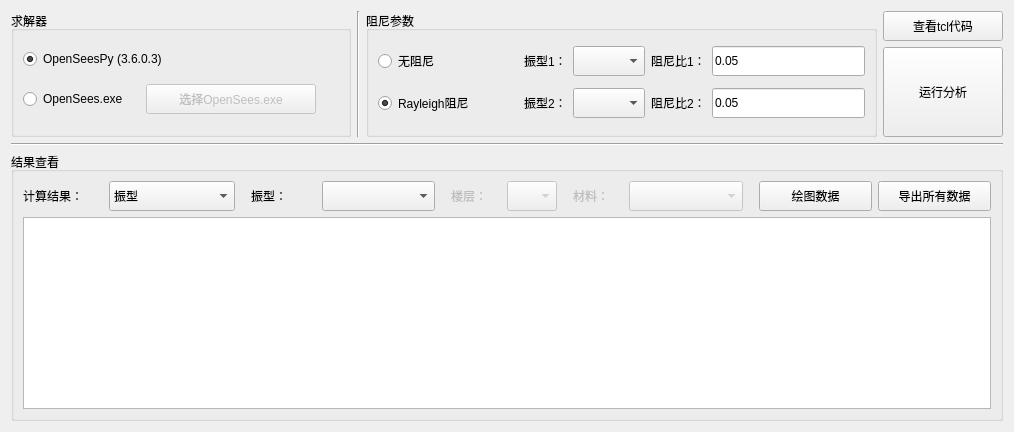
      <widget class="QWidget" name="tab_3">
       <attribute name="title">
        <string>时程分析</string>
       </attribute>
       <layout class="QVBoxLayout" name="verticalLayout_15">
        <item>
         <layout class="QVBoxLayout" name="verticalLayout_13" stretch="0,0,1">
          <item>
           <layout class="QHBoxLayout" name="horizontalLayout_11" stretch="2,0,3,0">
            <item>
             <widget class="QGroupBox" name="groupBox_5">
              <property name="title">
               <string>求解器</string>
              </property>
              <layout class="QVBoxLayout" name="verticalLayout_6" stretch="0,0">
               <item>
                <widget class="QRadioButton" name="radioButton">
                 <property name="text">
                  <string>OpenSeesPy (3.6.0.3)</string>
                 </property>
                 <property name="checked">
                  <bool>true</bool>
                 </property>
                </widget>
               </item>
               <item>
                <layout class="QHBoxLayout" name="horizontalLayout_10" stretch="0,1,0,2">
                 <item>
                  <widget class="QRadioButton" name="radioButton_2">
                   <property name="text">
                    <string>OpenSees.exe</string>
                   </property>
                  </widget>
                 </item>
                 <item>
                  <spacer name="horizontalSpacer_10">
                   <property name="orientation">
                    <enum>Qt::Horizontal</enum>
                   </property>
                   <property name="sizeHint" stdset="0">
                    <size>
                     <width>40</width>
                     <height>20</height>
                    </size>
                   </property>
                  </spacer>
                 </item>
                 <item>
                  <widget class="QPushButton" name="pushButton_18">
                   <property name="enabled">
                    <bool>false</bool>
                   </property>
                   <property name="minimumSize">
                    <size>
                     <width>170</width>
                     <height>30</height>
                    </size>
                   </property>
                   <property name="text">
                    <string>选择OpenSees.exe</string>
                   </property>
                  </widget>
                 </item>
                 <item>
                  <spacer name="horizontalSpacer_9">
                   <property name="orientation">
                    <enum>Qt::Horizontal</enum>
                   </property>
                   <property name="sizeHint" stdset="0">
                    <size>
                     <width>40</width>
                     <height>20</height>
                    </size>
                   </property>
                  </spacer>
                 </item>
                </layout>
               </item>
              </layout>
             </widget>
            </item>
            <item>
             <widget class="Line" name="line_5">
              <property name="orientation">
               <enum>Qt::Vertical</enum>
              </property>
             </widget>
            </item>
            <item>
             <widget class="QGroupBox" name="groupBox_6">
              <property name="title">
               <string>阻尼参数</string>
              </property>
              <layout class="QGridLayout" name="gridLayout_3" columnstretch="0,0,0,0,0">
               <item row="1" column="0">
                <widget class="QRadioButton" name="radioButton_4">
                 <property name="minimumSize">
                  <size>
                   <width>140</width>
                   <height>0</height>
                  </size>
                 </property>
                 <property name="text">
                  <string>Rayleigh阻尼</string>
                 </property>
                 <property name="checked">
                  <bool>true</bool>
                 </property>
                </widget>
               </item>
               <item row="0" column="4">
                <widget class="QLineEdit" name="lineEdit_3">
                 <property name="minimumSize">
                  <size>
                   <width>0</width>
                   <height>30</height>
                  </size>
                 </property>
                 <property name="text">
                  <string>0.05</string>
                 </property>
                </widget>
               </item>
               <item row="0" column="3">
                <widget class="QLabel" name="label_20">
                 <property name="text">
                  <string>阻尼比1：</string>
                 </property>
                </widget>
               </item>
               <item row="0" column="1">
                <widget class="QLabel" name="label_18">
                 <property name="text">
                  <string>振型1：</string>
                 </property>
                </widget>
               </item>
               <item row="1" column="1">
                <widget class="QLabel" name="label_19">
                 <property name="text">
                  <string>振型2：</string>
                 </property>
                </widget>
               </item>
               <item row="0" column="2">
                <widget class="QComboBox" name="comboBox_3">
                 <property name="minimumSize">
                  <size>
                   <width>0</width>
                   <height>30</height>
                  </size>
                 </property>
                </widget>
               </item>
               <item row="1" column="2">
                <widget class="QComboBox" name="comboBox_4">
                 <property name="minimumSize">
                  <size>
                   <width>0</width>
                   <height>30</height>
                  </size>
                 </property>
                </widget>
               </item>
               <item row="1" column="3">
                <widget class="QLabel" name="label_21">
                 <property name="text">
                  <string>阻尼比2：</string>
                 </property>
                </widget>
               </item>
               <item row="0" column="0">
                <widget class="QRadioButton" name="radioButton_3">
                 <property name="text">
                  <string>无阻尼</string>
                 </property>
                </widget>
               </item>
               <item row="1" column="4">
                <widget class="QLineEdit" name="lineEdit_5">
                 <property name="minimumSize">
                  <size>
                   <width>0</width>
                   <height>30</height>
                  </size>
                 </property>
                 <property name="text">
                  <string>0.05</string>
                 </property>
                </widget>
               </item>
              </layout>
             </widget>
            </item>
            <item>
             <layout class="QVBoxLayout" name="verticalLayout_11" stretch="1,4">
              <item>
               <widget class="QPushButton" name="pushButton_20">
                <property name="minimumSize">
                 <size>
                  <width>120</width>
                  <height>30</height>
                 </size>
                </property>
                <property name="maximumSize">
                 <size>
                  <width>16777215</width>
                  <height>16777215</height>
                 </size>
                </property>
                <property name="text">
                 <string>查看tcl代码</string>
                </property>
               </widget>
              </item>
              <item>
               <widget class="QPushButton" name="pushButton_19">
                <property name="minimumSize">
                 <size>
                  <width>120</width>
                  <height>90</height>
                 </size>
                </property>
                <property name="maximumSize">
                 <size>
                  <width>16777215</width>
                  <height>16777215</height>
                 </size>
                </property>
                <property name="text">
                 <string>运行分析</string>
                </property>
               </widget>
              </item>
             </layout>
            </item>
           </layout>
          </item>
          <item>
           <widget class="Line" name="line_6">
            <property name="orientation">
             <enum>Qt::Horizontal</enum>
            </property>
           </widget>
          </item>
          <item>
           <widget class="QGroupBox" name="groupBox_7">
            <property name="title">
             <string>结果查看</string>
            </property>
            <layout class="QHBoxLayout" name="horizontalLayout_12">
             <item>
              <layout class="QVBoxLayout" name="verticalLayout_12">
               <item>
                <layout class="QHBoxLayout" name="horizontalLayout_13" stretch="1,1,0,1,1,0,1,1,0,1,1,0,1,1">
                 <item>
                  <widget class="QLabel" name="label_22">
                   <property name="maximumSize">
                    <size>
                     <width>80</width>
                     <height>16777215</height>
                    </size>
                   </property>
                   <property name="text">
                    <string>计算结果：</string>
                   </property>
                  </widget>
                 </item>
                 <item>
                  <widget class="QComboBox" name="comboBox_5">
                   <property name="minimumSize">
                    <size>
                     <width>0</width>
                     <height>30</height>
                    </size>
                   </property>
                   <item>
                    <property name="text">
                     <string>振型</string>
                    </property>
                   </item>
                   <item>
                    <property name="text">
                     <string>相对位移</string>
                    </property>
                   </item>
                   <item>
                    <property name="text">
                     <string>相对速度</string>
                    </property>
                   </item>
                   <item>
                    <property name="text">
                     <string>相对加速度</string>
                    </property>
                   </item>
                   <item>
                    <property name="text">
                     <string>最大层间位移</string>
                    </property>
                   </item>
                   <item>
                    <property name="text">
                     <string>最大层间残余位移</string>
                    </property>
                   </item>
                   <item>
                    <property name="text">
                     <string>绝对位移</string>
                    </property>
                   </item>
                   <item>
                    <property name="text">
                     <string>绝对速度</string>
                    </property>
                   </item>
                   <item>
                    <property name="text">
                     <string>绝对加速度</string>
                    </property>
                   </item>
                   <item>
                    <property name="text">
                     <string>绝对加速度包络</string>
                    </property>
                   </item>
                   <item>
                    <property name="text">
                     <string>楼层剪力</string>
                    </property>
                   </item>
                   <item>
                    <property name="text">
                     <string>楼层剪力包络</string>
                    </property>
                   </item>
                   <item>
                    <property name="text">
                     <string>底部剪力</string>
                    </property>
                   </item>
                   <item>
                    <property name="text">
                     <string>材料滞回曲线</string>
                    </property>
                   </item>
                  </widget>
                 </item>
                 <item>
                  <spacer name="horizontalSpacer_5">
                   <property name="orientation">
                    <enum>Qt::Horizontal</enum>
                   </property>
                   <property name="sizeHint" stdset="0">
                    <size>
                     <width>10</width>
                     <height>20</height>
                    </size>
                   </property>
                  </spacer>
                 </item>
                 <item>
                  <widget class="QLabel" name="label_25">
                   <property name="maximumSize">
                    <size>
                     <width>65</width>
                     <height>16777215</height>
                    </size>
                   </property>
                   <property name="text">
                    <string>振型：</string>
                   </property>
                  </widget>
                 </item>
                 <item>
                  <widget class="QComboBox" name="comboBox_8">
                   <property name="minimumSize">
                    <size>
                     <width>0</width>
                     <height>30</height>
                    </size>
                   </property>
                  </widget>
                 </item>
                 <item>
                  <spacer name="horizontalSpacer_6">
                   <property name="orientation">
                    <enum>Qt::Horizontal</enum>
                   </property>
                   <property name="sizeHint" stdset="0">
                    <size>
                     <width>10</width>
                     <height>20</height>
                    </size>
                   </property>
                  </spacer>
                 </item>
                 <item>
                  <widget class="QLabel" name="label_23">
                   <property name="enabled">
                    <bool>false</bool>
                   </property>
                   <property name="maximumSize">
                    <size>
                     <width>50</width>
                     <height>16777215</height>
                    </size>
                   </property>
                   <property name="text">
                    <string>楼层：</string>
                   </property>
                  </widget>
                 </item>
                 <item>
                  <widget class="QComboBox" name="comboBox_6">
                   <property name="enabled">
                    <bool>false</bool>
                   </property>
                   <property name="minimumSize">
                    <size>
                     <width>50</width>
                     <height>30</height>
                    </size>
                   </property>
                   <property name="maximumSize">
                    <size>
                     <width>50</width>
                     <height>16777215</height>
                    </size>
                   </property>
                  </widget>
                 </item>
                 <item>
                  <spacer name="horizontalSpacer_7">
                   <property name="orientation">
                    <enum>Qt::Horizontal</enum>
                   </property>
                   <property name="sizeHint" stdset="0">
                    <size>
                     <width>10</width>
                     <height>20</height>
                    </size>
                   </property>
                  </spacer>
                 </item>
                 <item>
                  <widget class="QLabel" name="label_24">
                   <property name="enabled">
                    <bool>false</bool>
                   </property>
                   <property name="maximumSize">
                    <size>
                     <width>50</width>
                     <height>16777215</height>
                    </size>
                   </property>
                   <property name="text">
                    <string>材料：</string>
                   </property>
                  </widget>
                 </item>
                 <item>
                  <widget class="QComboBox" name="comboBox_7">
                   <property name="enabled">
                    <bool>false</bool>
                   </property>
                   <property name="minimumSize">
                    <size>
                     <width>0</width>
                     <height>30</height>
                    </size>
                   </property>
                  </widget>
                 </item>
                 <item>
                  <spacer name="horizontalSpacer_8">
                   <property name="orientation">
                    <enum>Qt::Horizontal</enum>
                   </property>
                   <property name="sizeHint" stdset="0">
                    <size>
                     <width>10</width>
                     <height>20</height>
                    </size>
                   </property>
                  </spacer>
                 </item>
                 <item>
                  <widget class="QPushButton" name="pushButton_21">
                   <property name="minimumSize">
                    <size>
                     <width>0</width>
                     <height>30</height>
                    </size>
                   </property>
                   <property name="text">
                    <string>绘图数据</string>
                   </property>
                  </widget>
                 </item>
                 <item>
                  <widget class="QPushButton" name="pushButton_22">
                   <property name="minimumSize">
                    <size>
                     <width>0</width>
                     <height>30</height>
                    </size>
                   </property>
                   <property name="text">
                    <string>导出所有数据</string>
                   </property>
                  </widget>
                 </item>
                </layout>
               </item>
               <item>
                <widget class="QGraphicsView" name="graphicsView_3"/>
               </item>
              </layout>
             </item>
            </layout>
           </widget>
          </item>
         </layout>
        </item>
       </layout>
      </widget>
